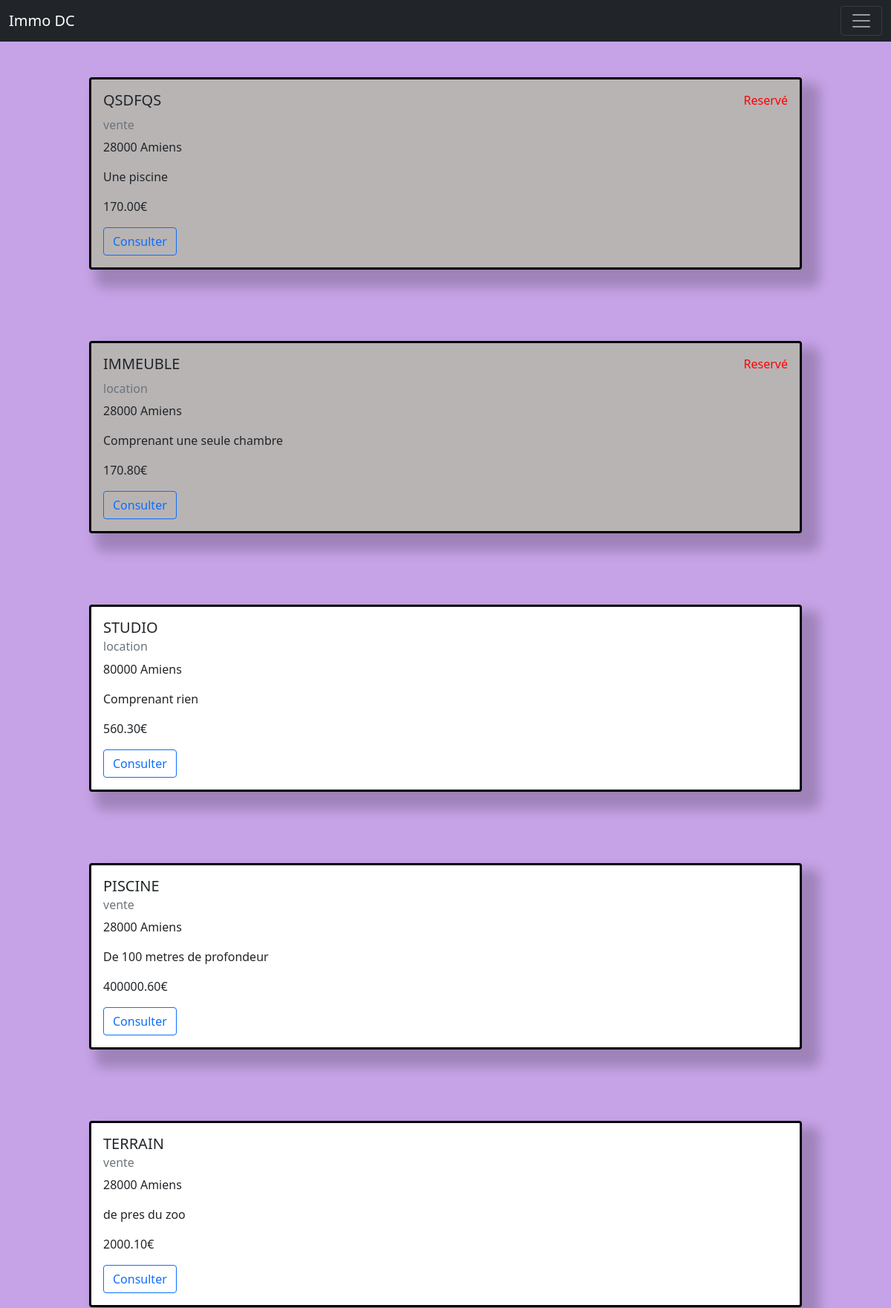
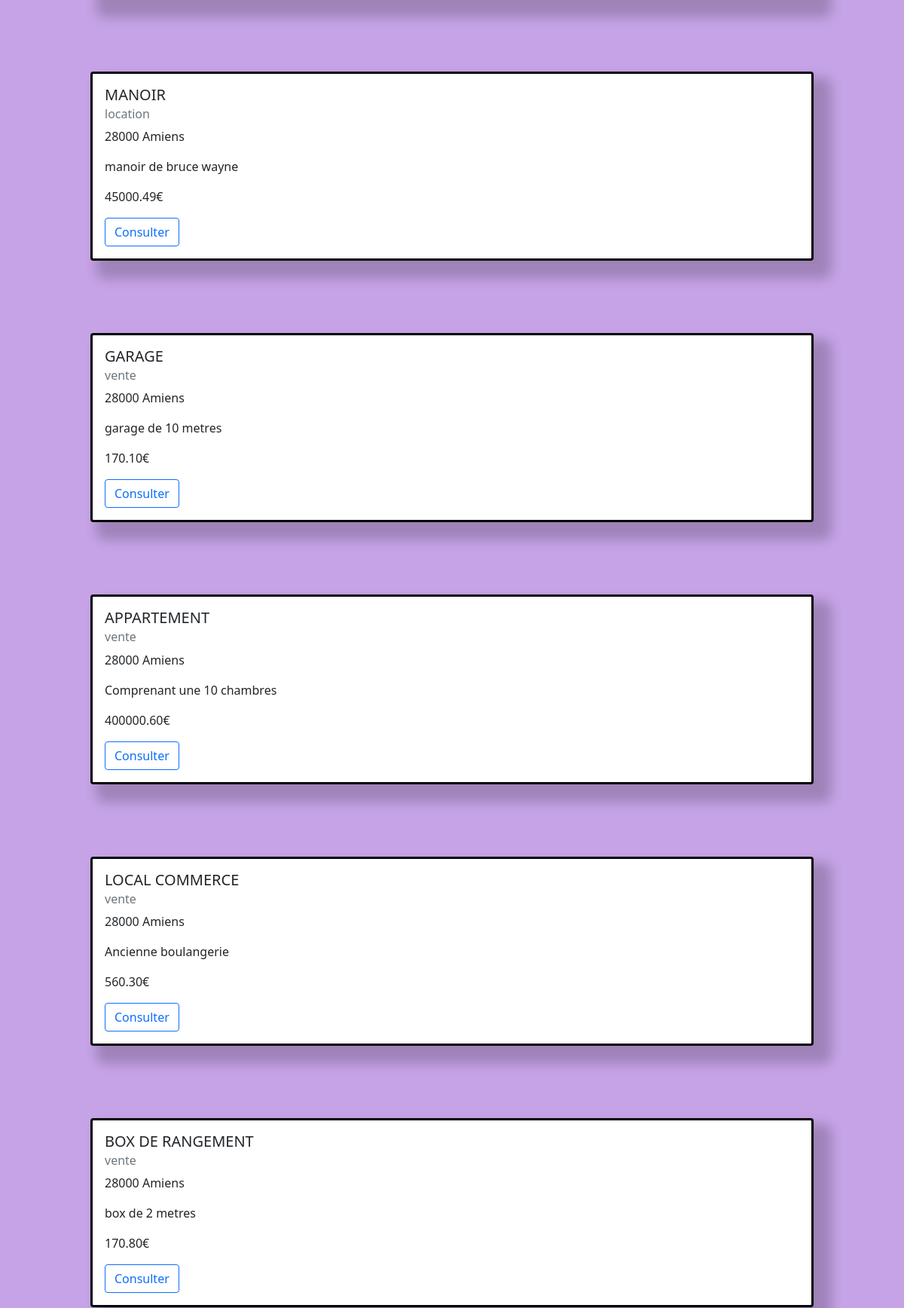
Screenshot of /allAdvert.php (upper part) with the database file from the repository (2 pictures, top to bottom).
### tables this page shows
CREATE TABLE IF NOT EXISTS `advert` (
  `id` int(11) NOT NULL AUTO_INCREMENT,
  `title` varchar(50) NOT NULL,
  `description` varchar(200) NOT NULL,
  `postal_code` char(5) NOT NULL,
  `city` varchar(30) NOT NULL,
  `type` varchar(30) NOT NULL,
  `price` decimal(20,2) NOT NULL,
  `reservation_message` varchar(200) DEFAULT NULL,
  PRIMARY KEY (`id`)
);

### model/database.php (called while the page is built, shortened)
<?php
class database {
    private static $instance;
    private $type = 'mysql';
    private $host = '127.0.0.1';
    private $dbname = 'wf3_php_intermediaire_florian';
    private $username = 'root';
    private $password = '';
    private $dbh;
    private function __construct() {
        try {
            $this->dbh = new PDO(
                $this->type . ':host=' . $this->host . '; port=3306; dbname=' . $this->dbname,
                $this->username,
                $this->password,
                array(PDO::ATTR_ERRMODE => PDO::ERRMODE_EXCEPTION)
            );
        } catch (PDOException $e) {
            echo 'Erreur' . $e->getMessage();
            die();
        }
    }
    public static function getInstance() {
        if (!self::$instance instanceof self) {
            self::$instance = new self;
        }
        return self::$instance;
    }
    public function getDbh() {
        return $this->dbh;
    }
}

### model/advert.php (called while the page is built, shortened)
<?php
include_once 'database.php';
class advert extends database {
    private $db;
    public function __construct(){
        $db = database::getInstance();
        $this->db = $db->getDbh();
    }
    public function getAdverts(){
        $request = 'SELECT id,title,description,postal_code,city,type,price,reservation_message FROM advert';
        $statement = $this->db->prepare($request);
        $statement->execute();
        return $statement->fetchAll(PDO::FETCH_ASSOC);
    }
}

### controller/advert_controller.php (called while the page is built, shortened)
<?php
$advert = new advert();
$advertList = $advert->getAdverts();
?>

### allAdvert.php (the view)
<?php
include_once 'components/doctype.php';
include_once 'components/navbar.php';
include_once 'model/advert.php';
include_once 'controller/advert_controller.php';
?>
<main>
    <div class="d-flex flex-column align-items-center">
        <?php
        foreach ($advertList as $advert) { ?>
        <div class="card mt-5 mb-5 <?php if(!empty($advert['reservation_message'])){echo"bgReserved";} ?> " style="width: 80%;">
            <div class="card-body">
                <div class="d-flex justify-content-between">
                <h5 class="card-title titleAdvert"><?= $advert['title']?></h5>
                <p class="textred"><?php if(!empty($advert['reservation_message'])){echo"Reservé";} ?></p>
                </div>
                <h6 class="card-subtitle mb-2 text-muted"><?= $advert['type']?></h6>
                <p class="card-text"><?= $advert['postal_code']." ".$advert['city']?></p>
                <p class="card-text"><?= $advert['description']?></p>
                <p class="card-text"><?= $advert['price']."€"?></p>
                <a href="consultAdvert.php?id=<?= $advert['id']?>" class="btn btn-outline-primary">Consulter</a>
            </div>
        </div>
        <?php } ?>
    </div>
</main>
<?php
include_once 'components/footer.php';
?>

### assets/css/style.css (style rules this page uses)
* { margin: 0; padding: 0; box-sizing: border-box; }
.textred { color: red; }
.titleAdvert { text-transform:uppercase; }
.bgReserved { background-color: rgb(184, 180, 180); }
main { min-height: 100vh; background-color: rgb(198, 163, 231); }
.card { border: solid; border-color: black; border-width: 0.2rem; box-shadow: 1rem 1rem 1rem 0.5rem rgba(0, 0, 0, 0.2); }

### rows the page displays
advert: title "QSDFQS", shows "Reservé", type "vente", postal_code "28000", city "Amiens", description "Une piscine", price "170.00"
advert: title "IMMEUBLE", reservation_message "Reservé", type "location", postal_code "28000", city "Amiens", description "Comprenant une seule chambre", price "170.80"
advert: title "STUDIO", type "location", postal_code "80000", city "Amiens", description "Comprenant rien", price "560.30"
advert: title "PISCINE", type "vente", postal_code "28000", city "Amiens", description "De 100 metres de profondeur", price "400000.60"
advert: title "TERRAIN", type "vente", postal_code "28000", city "Amiens", description "de pres du zoo", price "2000.10"
advert: title "MANOIR", type "location", postal_code "28000", city "Amiens", description "manoir de bruce wayne", price "45000.49"
advert: title "GARAGE", type "vente", postal_code "28000", city "Amiens", description "garage de 10 metres", price "170.10"
advert: title "APPARTEMENT", type "vente", postal_code "28000", city "Amiens", description "Comprenant une 10 chambres", price "400000.60"
advert: title "LOCAL COMMERCE", type "vente", postal_code "28000", city "Amiens", description "Ancienne boulangerie", price "560.30"
advert: title "BOX DE RANGEMENT", type "vente", postal_code "28000", city "Amiens", description "box de 2 metres", price "170.80"
